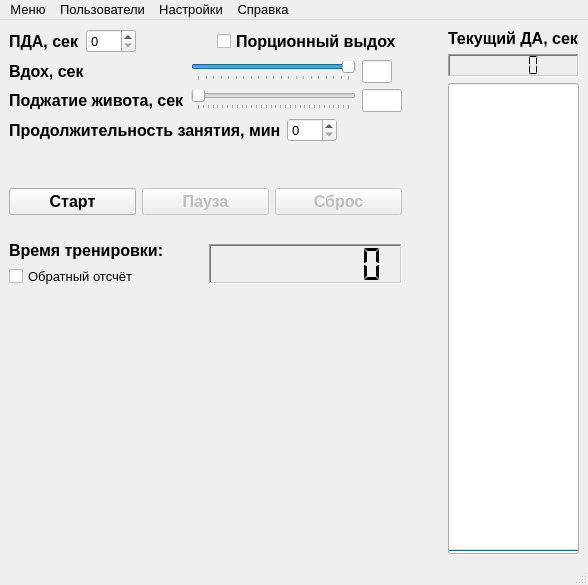
<?xml version="1.0" encoding="UTF-8"?>
<ui version="4.0">
 <class>MainWindow</class>
 <widget class="QMainWindow" name="MainWindow">
  <property name="geometry">
   <rect>
    <x>0</x>
    <y>0</y>
    <width>588</width>
    <height>585</height>
   </rect>
  </property>
  <property name="sizePolicy">
   <sizepolicy hsizetype="Preferred" vsizetype="Preferred">
    <horstretch>0</horstretch>
    <verstretch>0</verstretch>
   </sizepolicy>
  </property>
  <property name="font">
   <font>
    <pointsize>10</pointsize>
    <weight>50</weight>
    <bold>false</bold>
   </font>
  </property>
  <property name="windowTitle">
   <string>MainWindow</string>
  </property>
  <widget class="QWidget" name="centralwidget">
   <layout class="QGridLayout" name="gridLayout_2">
    <item row="0" column="1">
     <spacer name="horizontalSpacer_3">
      <property name="orientation">
       <enum>Qt::Horizontal</enum>
      </property>
      <property name="sizeType">
       <enum>QSizePolicy::Fixed</enum>
      </property>
      <property name="sizeHint" stdset="0">
       <size>
        <width>40</width>
        <height>20</height>
       </size>
      </property>
     </spacer>
    </item>
    <item row="0" column="0">
     <layout class="QVBoxLayout" name="verticalLayout_2">
      <item>
       <layout class="QVBoxLayout" name="verticalLayout">
        <item>
         <layout class="QHBoxLayout" name="horizontalLayout_3">
          <item>
           <widget class="QLabel" name="m_PDA_l">
            <property name="font">
             <font>
              <pointsize>12</pointsize>
              <weight>75</weight>
              <bold>true</bold>
             </font>
            </property>
            <property name="text">
             <string>ПДА, сек</string>
            </property>
           </widget>
          </item>
          <item>
           <widget class="QSpinBox" name="m_PDA_sb">
            <property name="enabled">
             <bool>true</bool>
            </property>
            <property name="sizePolicy">
             <sizepolicy hsizetype="Minimum" vsizetype="Fixed">
              <horstretch>0</horstretch>
              <verstretch>0</verstretch>
             </sizepolicy>
            </property>
            <property name="minimumSize">
             <size>
              <width>50</width>
              <height>0</height>
             </size>
            </property>
            <property name="maximumSize">
             <size>
              <width>50</width>
              <height>16777215</height>
             </size>
            </property>
            <property name="maximum">
             <number>999</number>
            </property>
           </widget>
          </item>
          <item>
           <spacer name="horizontalSpacer">
            <property name="orientation">
             <enum>Qt::Horizontal</enum>
            </property>
            <property name="sizeType">
             <enum>QSizePolicy::Expanding</enum>
            </property>
            <property name="sizeHint" stdset="0">
             <size>
              <width>50</width>
              <height>20</height>
             </size>
            </property>
           </spacer>
          </item>
          <item>
           <widget class="QCheckBox" name="m_portionExhale_cb">
            <property name="sizePolicy">
             <sizepolicy hsizetype="Minimum" vsizetype="Fixed">
              <horstretch>0</horstretch>
              <verstretch>0</verstretch>
             </sizepolicy>
            </property>
            <property name="font">
             <font>
              <pointsize>12</pointsize>
              <weight>75</weight>
              <bold>true</bold>
             </font>
            </property>
            <property name="text">
             <string>Порционный выдох</string>
            </property>
           </widget>
          </item>
         </layout>
        </item>
        <item>
         <layout class="QGridLayout" name="gridLayout">
          <item row="0" column="0">
           <widget class="QLabel" name="m_inhale_l">
            <property name="font">
             <font>
              <pointsize>12</pointsize>
              <weight>75</weight>
              <bold>true</bold>
             </font>
            </property>
            <property name="text">
             <string>Вдох, сек</string>
            </property>
           </widget>
          </item>
          <item row="0" column="2">
           <widget class="QLineEdit" name="m_inhale_le">
            <property name="sizePolicy">
             <sizepolicy hsizetype="Preferred" vsizetype="Preferred">
              <horstretch>0</horstretch>
              <verstretch>0</verstretch>
             </sizepolicy>
            </property>
            <property name="maximumSize">
             <size>
              <width>30</width>
              <height>16777215</height>
             </size>
            </property>
            <property name="readOnly">
             <bool>true</bool>
            </property>
           </widget>
          </item>
          <item row="1" column="1">
           <widget class="QSlider" name="m_preloadBelly_sr">
            <property name="minimum">
             <number>9</number>
            </property>
            <property name="maximum">
             <number>40</number>
            </property>
            <property name="pageStep">
             <number>1</number>
            </property>
            <property name="orientation">
             <enum>Qt::Horizontal</enum>
            </property>
            <property name="tickPosition">
             <enum>QSlider::TicksBelow</enum>
            </property>
            <property name="tickInterval">
             <number>1</number>
            </property>
           </widget>
          </item>
          <item row="0" column="1">
           <widget class="QSlider" name="m_inhale_sr">
            <property name="minimum">
             <number>10</number>
            </property>
            <property name="maximum">
             <number>30</number>
            </property>
            <property name="pageStep">
             <number>1</number>
            </property>
            <property name="sliderPosition">
             <number>30</number>
            </property>
            <property name="tracking">
             <bool>true</bool>
            </property>
            <property name="orientation">
             <enum>Qt::Horizontal</enum>
            </property>
            <property name="invertedAppearance">
             <bool>false</bool>
            </property>
            <property name="invertedControls">
             <bool>false</bool>
            </property>
            <property name="tickPosition">
             <enum>QSlider::TicksBelow</enum>
            </property>
            <property name="tickInterval">
             <number>1</number>
            </property>
           </widget>
          </item>
          <item row="1" column="2">
           <widget class="QLineEdit" name="m_preloadBelly_le">
            <property name="maximumSize">
             <size>
              <width>40</width>
              <height>16777215</height>
             </size>
            </property>
            <property name="text">
             <string/>
            </property>
            <property name="readOnly">
             <bool>true</bool>
            </property>
           </widget>
          </item>
          <item row="1" column="0">
           <widget class="QLabel" name="m_preloadBelly_l">
            <property name="font">
             <font>
              <pointsize>12</pointsize>
              <weight>75</weight>
              <bold>true</bold>
             </font>
            </property>
            <property name="text">
             <string>Поджатие живота, сек</string>
            </property>
           </widget>
          </item>
         </layout>
        </item>
        <item>
         <layout class="QHBoxLayout" name="horizontalLayout_4">
          <item>
           <widget class="QLabel" name="m_durationLesson_l">
            <property name="font">
             <font>
              <pointsize>12</pointsize>
              <weight>75</weight>
              <bold>true</bold>
             </font>
            </property>
            <property name="text">
             <string>Продолжительность занятия, мин</string>
            </property>
           </widget>
          </item>
          <item>
           <widget class="QSpinBox" name="m_durationLesson_sb">
            <property name="minimumSize">
             <size>
              <width>50</width>
              <height>0</height>
             </size>
            </property>
            <property name="maximumSize">
             <size>
              <width>50</width>
              <height>16777215</height>
             </size>
            </property>
            <property name="readOnly">
             <bool>false</bool>
            </property>
           </widget>
          </item>
          <item>
           <spacer name="horizontalSpacer_2">
            <property name="orientation">
             <enum>Qt::Horizontal</enum>
            </property>
            <property name="sizeHint" stdset="0">
             <size>
              <width>40</width>
              <height>20</height>
             </size>
            </property>
           </spacer>
          </item>
         </layout>
        </item>
       </layout>
      </item>
      <item>
       <spacer name="verticalSpacer">
        <property name="orientation">
         <enum>Qt::Vertical</enum>
        </property>
        <property name="sizeType">
         <enum>QSizePolicy::Fixed</enum>
        </property>
        <property name="sizeHint" stdset="0">
         <size>
          <width>10</width>
          <height>40</height>
         </size>
        </property>
       </spacer>
      </item>
      <item>
       <layout class="QHBoxLayout" name="horizontalLayout">
        <item>
         <widget class="QPushButton" name="m_start_pb">
          <property name="font">
           <font>
            <pointsize>12</pointsize>
            <weight>75</weight>
            <bold>true</bold>
           </font>
          </property>
          <property name="text">
           <string>Старт</string>
          </property>
         </widget>
        </item>
        <item>
         <widget class="QPushButton" name="m_pause_pb">
          <property name="enabled">
           <bool>false</bool>
          </property>
          <property name="font">
           <font>
            <pointsize>12</pointsize>
            <weight>75</weight>
            <bold>true</bold>
           </font>
          </property>
          <property name="text">
           <string>Пауза</string>
          </property>
          <property name="autoDefault">
           <bool>false</bool>
          </property>
         </widget>
        </item>
        <item>
         <widget class="QPushButton" name="m_reset_pb">
          <property name="enabled">
           <bool>false</bool>
          </property>
          <property name="font">
           <font>
            <pointsize>12</pointsize>
            <weight>75</weight>
            <bold>true</bold>
           </font>
          </property>
          <property name="text">
           <string>Сброс</string>
          </property>
         </widget>
        </item>
       </layout>
      </item>
      <item>
       <spacer name="verticalSpacer_2">
        <property name="orientation">
         <enum>Qt::Vertical</enum>
        </property>
        <property name="sizeType">
         <enum>QSizePolicy::Fixed</enum>
        </property>
        <property name="sizeHint" stdset="0">
         <size>
          <width>20</width>
          <height>20</height>
         </size>
        </property>
       </spacer>
      </item>
      <item>
       <layout class="QHBoxLayout" name="horizontalLayout_2">
        <property name="spacing">
         <number>6</number>
        </property>
        <item>
         <layout class="QVBoxLayout" name="verticalLayout_4">
          <item>
           <widget class="QLabel" name="m_timeWorkout_l">
            <property name="font">
             <font>
              <pointsize>12</pointsize>
              <weight>75</weight>
              <bold>true</bold>
             </font>
            </property>
            <property name="text">
             <string>Время тренировки:</string>
            </property>
           </widget>
          </item>
          <item>
           <widget class="QCheckBox" name="m_countDown_cb">
            <property name="text">
             <string>Обратный отсчёт</string>
            </property>
            <property name="checkable">
             <bool>true</bool>
            </property>
            <property name="autoRepeat">
             <bool>false</bool>
            </property>
            <property name="autoExclusive">
             <bool>false</bool>
            </property>
            <property name="tristate">
             <bool>false</bool>
            </property>
           </widget>
          </item>
         </layout>
        </item>
        <item>
         <widget class="QLCDNumber" name="m_timeWorkout_lcdN">
          <property name="sizePolicy">
           <sizepolicy hsizetype="Minimum" vsizetype="Fixed">
            <horstretch>0</horstretch>
            <verstretch>0</verstretch>
           </sizepolicy>
          </property>
          <property name="minimumSize">
           <size>
            <width>0</width>
            <height>40</height>
           </size>
          </property>
          <property name="frameShape">
           <enum>QFrame::WinPanel</enum>
          </property>
          <property name="frameShadow">
           <enum>QFrame::Sunken</enum>
          </property>
          <property name="digitCount">
           <number>8</number>
          </property>
          <property name="segmentStyle">
           <enum>QLCDNumber::Flat</enum>
          </property>
          <property name="intValue" stdset="0">
           <number>0</number>
          </property>
         </widget>
        </item>
       </layout>
      </item>
      <item>
       <spacer name="verticalSpacer_3">
        <property name="orientation">
         <enum>Qt::Vertical</enum>
        </property>
        <property name="sizeType">
         <enum>QSizePolicy::Expanding</enum>
        </property>
        <property name="sizeHint" stdset="0">
         <size>
          <width>20</width>
          <height>200</height>
         </size>
        </property>
       </spacer>
      </item>
     </layout>
    </item>
    <item row="0" column="2">
     <layout class="QVBoxLayout" name="verticalLayout_3">
      <item>
       <widget class="QLabel" name="m_DA_l">
        <property name="font">
         <font>
          <pointsize>12</pointsize>
          <weight>75</weight>
          <bold>true</bold>
         </font>
        </property>
        <property name="text">
         <string>Текущий ДА, сек</string>
        </property>
       </widget>
      </item>
      <item>
       <widget class="QLCDNumber" name="lcdNumber">
        <property name="frameShape">
         <enum>QFrame::WinPanel</enum>
        </property>
        <property name="frameShadow">
         <enum>QFrame::Sunken</enum>
        </property>
        <property name="segmentStyle">
         <enum>QLCDNumber::Flat</enum>
        </property>
       </widget>
      </item>
      <item>
       <widget class="QProgressBar" name="m_currentDA_pb">
        <property name="sizePolicy">
         <sizepolicy hsizetype="Preferred" vsizetype="Expanding">
          <horstretch>0</horstretch>
          <verstretch>0</verstretch>
         </sizepolicy>
        </property>
        <property name="maximum">
         <number>100</number>
        </property>
        <property name="value">
         <number>0</number>
        </property>
        <property name="alignment">
         <set>Qt::AlignCenter</set>
        </property>
        <property name="orientation">
         <enum>Qt::Vertical</enum>
        </property>
       </widget>
      </item>
     </layout>
    </item>
   </layout>
  </widget>
  <widget class="QMenuBar" name="menubar">
   <property name="geometry">
    <rect>
     <x>0</x>
     <y>0</y>
     <width>588</width>
     <height>21</height>
    </rect>
   </property>
   <widget class="QMenu" name="m_menu_m">
    <property name="title">
     <string>Меню</string>
    </property>
    <addaction name="separator"/>
    <addaction name="m_close_an"/>
   </widget>
   <widget class="QMenu" name="m_settings_m">
    <property name="title">
     <string>Настройки</string>
    </property>
    <addaction name="m_style_an"/>
   </widget>
   <widget class="QMenu" name="m_help_m">
    <property name="title">
     <string>Справка</string>
    </property>
    <addaction name="m_breathingTips_an"/>
    <addaction name="m_aboutProgramm"/>
   </widget>
   <widget class="QMenu" name="m_users_m">
    <property name="title">
     <string>Пользователи</string>
    </property>
    <addaction name="m_createUsers_an"/>
    <addaction name="m_change_an"/>
    <addaction name="m_removeUser_an"/>
    <addaction name="m_journal_an"/>
   </widget>
   <addaction name="m_menu_m"/>
   <addaction name="m_users_m"/>
   <addaction name="m_settings_m"/>
   <addaction name="m_help_m"/>
  </widget>
  <widget class="QStatusBar" name="statusbar"/>
  <action name="action_2">
   <property name="text">
    <string>Пользователи</string>
   </property>
  </action>
  <action name="m_close_an">
   <property name="text">
    <string>Выход</string>
   </property>
  </action>
  <action name="action_4">
   <property name="text">
    <string>Журнал</string>
   </property>
  </action>
  <action name="m_style_an">
   <property name="text">
    <string>Стили</string>
   </property>
  </action>
  <action name="m_breathingTips_an">
   <property name="text">
    <string>Советы по дыханию</string>
   </property>
  </action>
  <action name="m_aboutProgramm">
   <property name="text">
    <string>О программе</string>
   </property>
  </action>
  <action name="m_createUsers_an">
   <property name="text">
    <string>Создать</string>
   </property>
  </action>
  <action name="m_change_an">
   <property name="text">
    <string>Сменить</string>
   </property>
  </action>
  <action name="m_removeUser_an">
   <property name="text">
    <string>Удалить</string>
   </property>
  </action>
  <action name="m_journal_an">
   <property name="text">
    <string>Дневник</string>
   </property>
  </action>
 </widget>
 <tabstops>
  <tabstop>m_PDA_sb</tabstop>
  <tabstop>m_portionExhale_cb</tabstop>
  <tabstop>m_pause_pb</tabstop>
  <tabstop>m_reset_pb</tabstop>
  <tabstop>m_start_pb</tabstop>
  <tabstop>m_inhale_sr</tabstop>
  <tabstop>m_preloadBelly_sr</tabstop>
  <tabstop>m_durationLesson_sb</tabstop>
  <tabstop>m_inhale_le</tabstop>
  <tabstop>m_preloadBelly_le</tabstop>
 </tabstops>
 <resources/>
 <connections/>
</ui>
